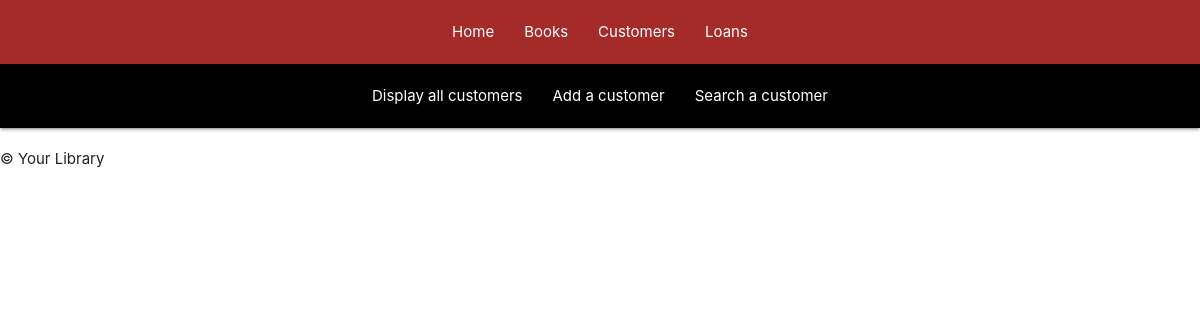
The page /customers on the database as committed earlier.
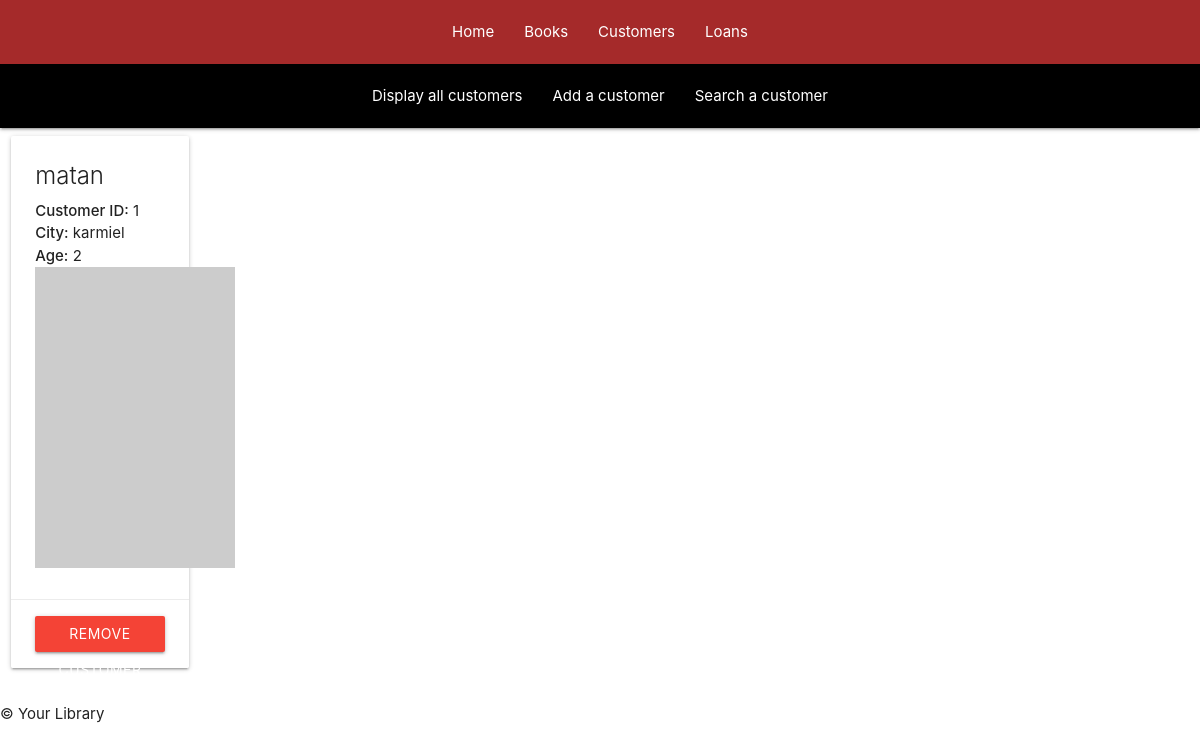
The same page on the database as committed later.
### tables this page shows
CREATE TABLE customers
                         (id INTEGER PRIMARY KEY,
                         name TEXT,
                         city TEXT,
                         age INTEGER
                         );

### app.py (the view)
@app.route('/customers', methods=['GET'])
def displayCustomers():
    all_customers = customer_instance.displayAllCustomers()
    return render_template("displaycustomers.html", customers=all_customers)

### tools/customers.py (called while the page is built)
    def displayAllCustomers(self):
        self.cur.execute('SELECT * FROM customers')
        all_customers = self.cur.fetchall()
        return all_customers

### templates/displaycustomers.html (shortened to what this page needs)
{% extends "index.html" %}
{% block content %}
<nav class="nav-wrapper" style="background-color: black;">
    <ul id="nav-mobile" class="centered-nav">
    <li><a href="/customers">Display all customers</a></li>
    <li><a href="/customers/addcustomer">Add a customer</a></li>
    <li><a href="/customers/customerfinder">Search a customer</a></li>
    </ul>
</nav>
<div>
    <div class="row">
        {% for customer in customers %}
        <div class="col s2 m2">
            <div class="card">
                <div class="card-content">
                    <span class="card-title">{{ customer[1] }}</span>
                    <p><strong>Customer ID:</strong> {{ customer[0] }}</p>
                    <p><strong>City:</strong> {{ customer[2] }}</p>
                    <p><strong>Age:</strong> {{ customer[3] }}</p>
                    <img src="https://picsum.photos/200/30{{customer[0]}}">
                </div>
                <div class="card-action">
                    <form method="POST" action="{{ url_for('removeCustomer') }}">
                        <button type="submit" class="btn red">Remove Customer</button>
                    </form>
                </div>
            </div>
        </div>
        {% endfor %}
    </div>
</div>
{% endblock %}

Rows that differ between the two databases and show on the page:
added customers: name "matan", id "1", city "karmiel", age "2"
